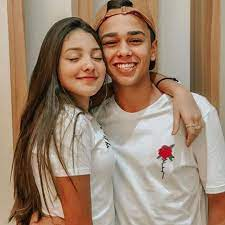
#> input picture projeto/imagem.jpg, 225 x 225 px
$ jupyter execute projeto.ipynb
#> lines starting #> are read from the running program, lines starting #| are printed output that depends on the picture; after the words box and inside, x2 and y2 are one past the last pixel; in counts of white or black regions, pixels touching at a corner belong together
# **Projeto Computação Visual**
*Nicolas Pinsdorf TIA:32036108*

## Identificando de faces

Para identificação de faces usando python primeiro precisamos seguir alguns passos:
1- Transformar imagem em tons de cinza:
    Nesse passo transformamos a nossa imagem para tons de cinza pois isso simplifica o processamento e o python trata de for a mais eficiente imagens em tons de cinza
2- Ler a extensão
    O classificador Haar é um arquivo XML treinado para identificar rostos, nesse arquivo contém informações sobre as características visuais de um rosto. O XML contem vários classificadores que identificam partes do rosto como olhos, nariz e boca todo esses classificadores trabalham juntos para identificar um rosto em uma imagem.
3- Algoritimo de detecção
    O algoritmo de detecção de rostos percorre a imagem em diferentes escalas para detectar rostos de diferentes tamanhos. Isso é feito usando o conceito de pirâmide de imagens, onde a imagem original é redimensionada em diferentes tamanhos e as detecções são realizadas em cada escala. Cada classificador é uma combinação linear de características, e a saída de cada classificador é passada para o próximo na cascata. A cascata é projetada para ser eficiente, descartando rapidamente as regiões que provavelmente não contêm rostos, reduzindo assim a quantidade de processamento necessário.
4- Excluir falsos positivos
    Após a detecção inicial, são aplicados critérios adicionais para filtrar possíveis falsos positivos, como a verificação da sobreposição entre as detecções, assim descartando detecções muito pequenas ou muito grandes.
5- Desenho de retangulos
    Após a detecção e filtragem, os retângulos delimitadores são desenhados nas regiões da imagem onde foram identificados rostos. Isso é feito usando a função cv2.rectangle() do OpenCV, que recebe as coordenadas do retângulo e assim é feito um retangula na imagem se saída que é exibida com a função cv2.imshow().

[cell 1]
import cv2

imagem = cv2.imread('imagem.jpg')
#> imagem is the input picture: shape (225, 225, 3); mean B, G, R 111.2, 131.4, 155.9
imagem_cinza = cv2.cvtColor(imagem, cv2.COLOR_BGR2GRAY)
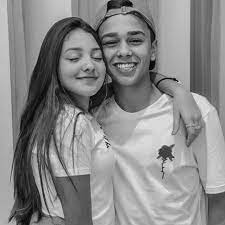
#> imagem_cinza: shape (225, 225); min 1, max 243, mean 136.5
classificador_rosto = cv2.CascadeClassifier('haarcascade_frontalface_default.xml')
faces = classificador_rosto.detectMultiScale(imagem_cinza, scaleFactor=1.1, minNeighbors=5, minSize=(30, 30))
#> faces = [[92, 15, 65, 65], [53, 32, 61, 61]]

for (x, y, w, h) in faces:
    cv2.rectangle(imagem, (x, y), (x+w, y+h), (0, 255, 0), 2)
#> this loop made 2 passes
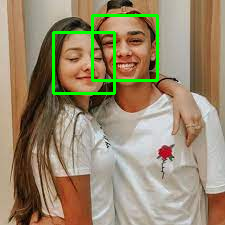
#> imagem: shape (225, 225, 3); 2.94% of pixels changed, all inside (x1, y1, x2, y2) = (52, 14, 159, 95)

cv2.imshow('Rostos Detectados', imagem)
cv2.waitKey(0)
cv2.destroyAllWindows()
